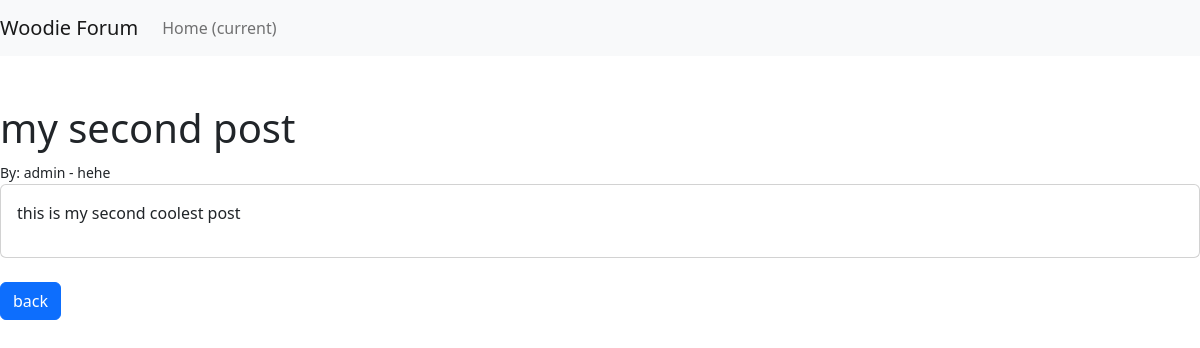
The app's page /article/2 with its own data.
### myblog/models.py (models this page shows, shortened)
class Post(models.Model):
    title = models.CharField(max_length=255)
    author = models.ForeignKey(User,on_delete=models.CASCADE)
    body = models.TextField()

### myblog/views.py (the view)
class ArticDetailView(DetailView):
    model = Post
    form_class = PostForm
    template_name = 'articDetails.html'

### myblog/templates/articDetails.html (shortened to what this page needs)
<!doctype html>
<html lang="en">
  <head>
    <link href="https://cdn.jsdelivr.net/npm/bootstrap@5.2.2/dist/css/bootstrap.min.css" rel="stylesheet">
  </head>
  <body>
  <nav class="navbar navbar-expand-lg navbar-light bg-light">
  <a class="navbar-brand" href="#">Woodie Forum</a>
  <div class="collapse navbar-collapse" id="navbarNav">
    <ul class="navbar-nav">
      <li class="nav-item active">
        <a class="nav-link" href="{% url 'home' %}">Home <span class="sr-only">(current)</span></a>
      </li>
    </ul>
  </div>
</nav>
  <br><br>
<h1>{{ post.title }}</h1>
<small>By: {{ post.author.first_name }} - {{ post.author.last_name }}</small>
  <div class="card">
      <div class="card-body">
        <p>{{ post.body }}</p>
      </div>
  </div>
  <br>
<a type="button" class="btn btn-primary" href="{% url 'home' %}">back</a>

### records on screen
Post: title "my second post", author.first_name "admin", author.last_name "hehe", body "this is my second coolest post"
